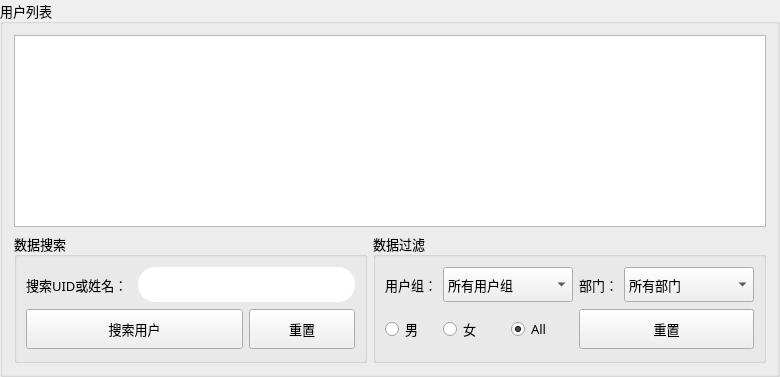
          <widget class="QGroupBox" name="groupBox_8">
           <property name="minimumSize">
            <size>
             <width>780</width>
             <height>0</height>
            </size>
           </property>
           <property name="font">
            <font>
             <family>微软雅黑</family>
             <pointsize>10</pointsize>
            </font>
           </property>
           <property name="title">
            <string>用户列表</string>
           </property>
           <layout class="QGridLayout" name="gridLayout_32">
            <item row="0" column="0" colspan="2">
             <widget class="QTableView" name="tableView_userManage"/>
            </item>
            <item row="1" column="0">
             <widget class="QGroupBox" name="groupBox_28">
              <property name="sizePolicy">
               <sizepolicy hsizetype="Expanding" vsizetype="Preferred">
                <horstretch>0</horstretch>
                <verstretch>0</verstretch>
               </sizepolicy>
              </property>
              <property name="minimumSize">
               <size>
                <width>350</width>
                <height>130</height>
               </size>
              </property>
              <property name="font">
               <font>
                <family>微软雅黑</family>
                <pointsize>10</pointsize>
               </font>
              </property>
              <property name="title">
               <string>数据搜索</string>
              </property>
              <layout class="QGridLayout" name="gridLayout_31">
               <item row="0" column="0">
                <widget class="QLabel" name="label_17">
                 <property name="text">
                  <string>搜索UID或姓名：</string>
                 </property>
                </widget>
               </item>
               <item row="0" column="1" colspan="2">
                <widget class="QLineEdit" name="lineEdit_searchUid">
                 <property name="minimumSize">
                  <size>
                   <width>0</width>
                   <height>35</height>
                  </size>
                 </property>
                 <property name="font">
                  <font>
                   <family>微软雅黑</family>
                  </font>
                 </property>
                 <property name="styleSheet">
                  <string notr="true">border-radius: 17.4px;/*设置圆角的大小*/
border: .5px solid rgb(207, 207, 207);
padding: 0px 5px;</string>
                 </property>
                 <property name="echoMode">
                  <enum>QLineEdit::Normal</enum>
                 </property>
                </widget>
               </item>
               <item row="1" column="0" colspan="2">
                <widget class="QPushButton" name="btn_userManagePage_search">
                 <property name="minimumSize">
                  <size>
                   <width>0</width>
                   <height>40</height>
                  </size>
                 </property>
                 <property name="text">
                  <string>搜索用户</string>
                 </property>
                 <property name="icon">
                  <iconset resource="resource.qrc">
                   <normaloff>:/images/color_icon/color-search.svg</normaloff>:/images/color_icon/color-search.svg</iconset>
                 </property>
                 <property name="iconSize">
                  <size>
                   <width>20</width>
                   <height>20</height>
                  </size>
                 </property>
                </widget>
               </item>
               <item row="1" column="2">
                <widget class="QPushButton" name="btn_userManagePage_recovery">
                 <property name="minimumSize">
                  <size>
                   <width>0</width>
                   <height>40</height>
                  </size>
                 </property>
                 <property name="text">
                  <string>重置</string>
                 </property>
                </widget>
               </item>
              </layout>
             </widget>
            </item>
            <item row="1" column="1">
             <widget class="QGroupBox" name="groupBox_29">
              <property name="sizePolicy">
               <sizepolicy hsizetype="Expanding" vsizetype="Preferred">
                <horstretch>0</horstretch>
                <verstretch>0</verstretch>
               </sizepolicy>
              </property>
              <property name="font">
               <font>
                <family>微软雅黑</family>
                <pointsize>10</pointsize>
               </font>
              </property>
              <property name="title">
               <string>数据过滤</string>
              </property>
              <layout class="QGridLayout" name="gridLayout_28">
               <item row="0" column="0">
                <widget class="QLabel" name="label_18">
                 <property name="maximumSize">
                  <size>
                   <width>65</width>
                   <height>16777215</height>
                  </size>
                 </property>
                 <property name="text">
                  <string>用户组：</string>
                 </property>
                </widget>
               </item>
               <item row="0" column="1" colspan="2">
                <widget class="QComboBox" name="comboBox_group">
                 <property name="sizePolicy">
                  <sizepolicy hsizetype="Expanding" vsizetype="Fixed">
                   <horstretch>0</horstretch>
                   <verstretch>0</verstretch>
                  </sizepolicy>
                 </property>
                 <property name="minimumSize">
                  <size>
                   <width>130</width>
                   <height>35</height>
                  </size>
                 </property>
                 <item>
                  <property name="text">
                   <string>所有用户组</string>
                  </property>
                 </item>
                </widget>
               </item>
               <item row="0" column="3">
                <widget class="QLabel" name="label_19">
                 <property name="maximumSize">
                  <size>
                   <width>40</width>
                   <height>16777215</height>
                  </size>
                 </property>
                 <property name="text">
                  <string>部门：</string>
                 </property>
                </widget>
               </item>
               <item row="0" column="4">
                <widget class="QComboBox" name="comboBox_department">
                 <property name="sizePolicy">
                  <sizepolicy hsizetype="Expanding" vsizetype="Fixed">
                   <horstretch>0</horstretch>
                   <verstretch>0</verstretch>
                  </sizepolicy>
                 </property>
                 <property name="minimumSize">
                  <size>
                   <width>130</width>
                   <height>35</height>
                  </size>
                 </property>
                 <item>
                  <property name="text">
                   <string>所有部门</string>
                  </property>
                 </item>
                </widget>
               </item>
               <item row="1" column="0">
                <widget class="QRadioButton" name="rBtn_man">
                 <property name="text">
                  <string>男</string>
                 </property>
                </widget>
               </item>
               <item row="1" column="1">
                <widget class="QRadioButton" name="rBtn_woman">
                 <property name="text">
                  <string>女</string>
                 </property>
                </widget>
               </item>
               <item row="1" column="2">
                <widget class="QRadioButton" name="rBtn_all">
                 <property name="text">
                  <string>All</string>
                 </property>
                 <property name="checked">
                  <bool>true</bool>
                 </property>
                </widget>
               </item>
               <item row="1" column="3" colspan="2">
                <widget class="QPushButton" name="btn_userManagePage_recovery_2">
                 <property name="minimumSize">
                  <size>
                   <width>0</width>
                   <height>40</height>
                  </size>
                 </property>
                 <property name="text">
                  <string>重置</string>
                 </property>
                </widget>
               </item>
              </layout>
             </widget>
            </item>
           </layout>
          </widget>
